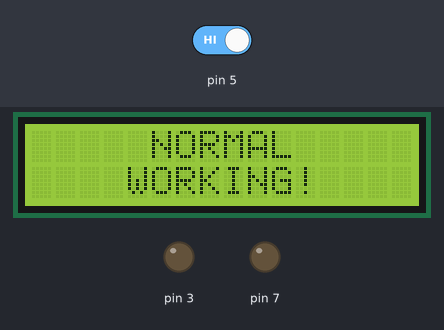
Bench run of a sketch on a simulated Arduino Uno, built with avr-gcc and run on an emulated ATmega328P. On the bench: 16×2 character LCD, output pins drawn as LEDs (lit = HIGH). Dashed ring = blinking. Inputs (shaded band) come from the test bench; at power-on: pin 5 HIGH. The modem accepts every AT command (registered, SIM ready, sends succeed) and sends nothing else; what the sketch prints to the serial monitor is not drawn.

Above: at 1.3 s.
1.4 s: pin 5 driven LOW
At 1.8 s:
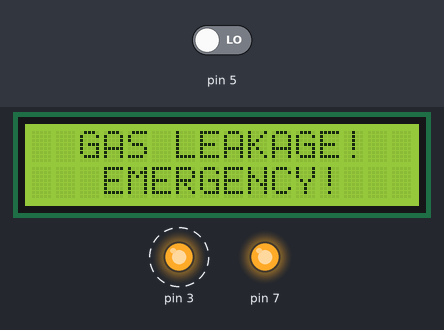
At 3.2 s:
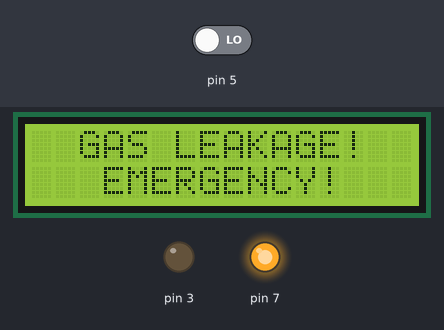
4.1 s: pin 5 driven HIGH
At 7.1 s:
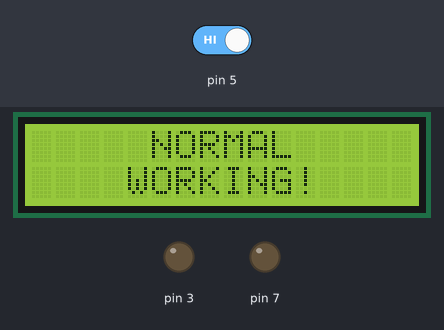
Timing chart, 0 to 8.6 s (numbered marks = the images above; inputs shaded):
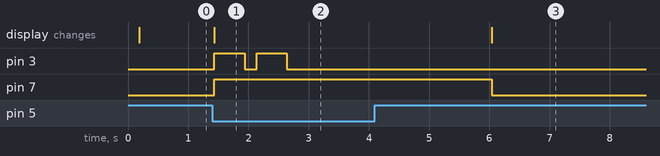

The sketch:

LPG_Monitoring.ino
```cpp
#include <SoftwareSerial.h>

SoftwareSerial mySerial(9, 10);

#include <Wire.h>
#include <LiquidCrystal_I2C.h>

LiquidCrystal_I2C lcd(0x27,16,2);

void setup()
{
  mySerial.begin(9600);   // Setting the baud rate of GSM Module
  Serial.begin(9600);    // Setting the baud rate of Serial Monitor (Arduino)
  delay(100);
  pinMode(3, OUTPUT);
  pinMode(5, INPUT);
  pinMode(7, OUTPUT);
  lcd.init();
}

void loop()
{
 int a=0;
 a=digitalRead(5);
   if(a==0)
    {
      lcd.backlight();
      lcd.setCursor(1,0);
      lcd.print(" GAS LEAKAGE!");
      lcd.setCursor(0,1);
      lcd.print("   EMERGENCY!  ");

      digitalWrite(7,HIGH);
      digitalWrite(3,HIGH);
      delay(500);
      digitalWrite(3,LOW);
      delay(200);
      digitalWrite(3,HIGH);
      delay(500);
      digitalWrite(3,LOW);
      delay(200);

      SendMessage();
     }
   if(a==1)
   {
     lcd.backlight();
     lcd.setCursor(1,0);
     lcd.print("    NORMAL     ");
     lcd.setCursor(0,1);
     lcd.print("    WORKING!     ");
     digitalWrite(7,LOW);
     digitalWrite(3,LOW);
   }

 if (mySerial.available()>0)
   Serial.write(mySerial.read());
}

 void SendMessage()
{
  mySerial.println("AT+CMGF=1");    //Sets the GSM Module in Text Mode
  delay(1000);  // Delay of 1000 milli seconds or 1 second
  mySerial.println("AT+CMGS=\"+918304856647\"\r"); // Replace x with mobile number
  delay(1000);
  mySerial.println("GAS Leakage!!! EMERGENCY.");// The SMS text you want to send
  delay(100);
   mySerial.println((char)26);// ASCII code of CTRL+Z
  delay(1000);
}
 void RecieveMessage()
{
  mySerial.println("AT+CNMI=2,2,0,0,0"); // AT Command to receive a live SMS
  delay(10000);
 }
```

Measured:
- after the input at 1.4 s, pin 3: alternates HIGH for 0.50 s and LOW for 0.20 s, 4 changes in all, then stays LOW, starting at once; pin 7: LOW → HIGH at once; the display: changes at once (image 1)
- after the input at 4.1 s, pin 3: stops changing and stays LOW; pin 7: HIGH → LOW after 1.9 s; the display: changes after 1.9 s (image 3)
